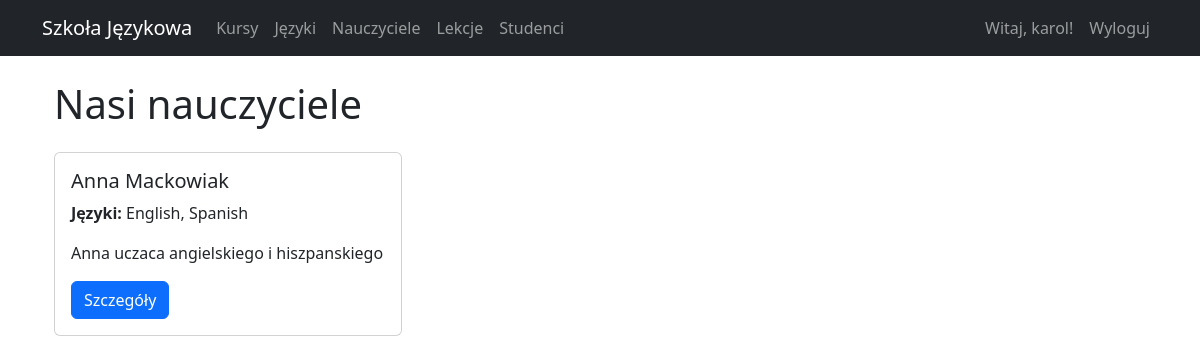
The app's page /courses/teachers/ (signed in) with its own data.
### courses/models.py (models this page shows, shortened)
class Teacher(models.Model):
    user = models.OneToOneField(User, on_delete=models.CASCADE)
    bio = models.TextField()
    languages = models.ManyToManyField(Language)
    phone = models.CharField(max_length=15)
    photo = models.ImageField(upload_to='teachers/', null=True, blank=True)

class Language(models.Model):
    name = models.CharField(max_length=50)
    code = models.CharField(max_length=2)  # np. 'en', 'de', 'es'

### courses/views.py (the view)
# urls.py: path('teachers/', views.TeacherListView.as_view(), name='teacher-list'),
class TeacherListView(ListView):
    model = Teacher
    template_name = 'courses/teacher_list.html'
    context_object_name = 'teachers'

### courses/templates/courses/teacher_list.html (shortened to what this page needs)
{% extends 'courses/base.html' %}
{% block content %}
<div class="container">
    <h1 class="mb-4">Nasi nauczyciele</h1>
    <div class="row">
        {% for teacher in teachers %}
        <div class="col-md-4 mb-4">
            <div class="card">
                <div class="card-body">
                    <h5 class="card-title">{{ teacher.user.get_full_name }}</h5>
                    <p class="card-text">
                        <strong>Języki:</strong>
                        {% for language in teacher.languages.all %}
                            {{ language.name }}{% if not forloop.last %}, {% endif %}
                        {% endfor %}
                    </p>
                    <p class="card-text">{{ teacher.bio|truncatewords:30 }}</p>
                    <a href="{% url 'courses:teacher-detail' teacher.pk %}" class="btn btn-primary">Szczegóły</a>
                </div>
            </div>
        </div>
        {% empty %}
        <div class="col">
            <p>Brak dostępnych nauczycieli.</p>
        </div>
        {% endfor %}
    </div>
</div>
{% endblock %}

### courses/templates/courses/base.html (shortened to what this page needs)
<!DOCTYPE html>
<html lang="pl">
<head>
    <link href="https://cdn.jsdelivr.net/npm/bootstrap@5.3.0/dist/css/bootstrap.min.css" rel="stylesheet">
</head>
<body>
    <nav class="navbar navbar-expand-lg navbar-dark bg-dark">
        <div class="container">
            <a class="navbar-brand" href="{% url 'courses:home' %}">Szkoła Językowa</a>
            <div class="collapse navbar-collapse" id="navbarNav">
                <ul class="navbar-nav me-auto">
                    <li class="nav-item">
                        <a class="nav-link" href="{% url 'courses:course-list' %}">Kursy</a>
                    </li>
                    <li class="nav-item">
                        <a class="nav-link" href="{% url 'courses:language-list' %}">Języki</a>
                    </li>
                    <li class="nav-item">
                        <a class="nav-link" href="{% url 'courses:teacher-list' %}">Nauczyciele</a>
                    </li>
                    {% if user.is_authenticated %}
                        <li class="nav-item">
                            <a class="nav-link" href="{% url 'courses:lesson-list' %}">Lekcje</a>
                        </li>
                        {% if user.is_staff %}
                            <li class="nav-item">
                                <a class="nav-link" href="{% url 'courses:student-list' %}">Studenci</a>
                            </li>
                        {% endif %}
                    {% endif %}
                </ul>
                <ul class="navbar-nav">
                    {% if user.is_authenticated %}
                        <li class="nav-item">
                            <span class="nav-link">Witaj, {{ user.username }}!</span>
                        </li>
                        <li class="nav-item">
                            <a class="nav-link" href="{% url 'logout' %}">Wyloguj</a>
                        </li>
                    {% endif %}
                </ul>
            </div>
        </div>
    </nav>
    <main class="container mt-4">
        {% block content %}
        {% endblock %}
    </main>
</body>
</html>

### records on screen
Teacher: user.get_full_name "Anna Mackowiak", bio "Anna uczaca angielskiego i hiszpanskiego"
Language: name "English"
Language: name "Spanish"

### other values on screen
{{ user.username }} "karol"
